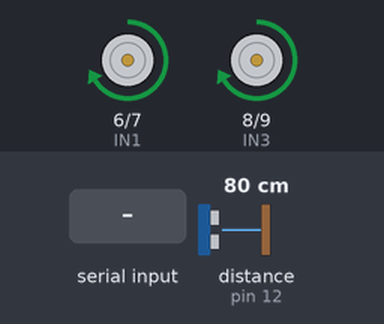
Simulated run of this sketch. Board: Arduino Uno, built with avr-gcc and run on an emulated ATmega328P. Shown: motor-driver pin pairs drawn as motors (green arrow = first pin HIGH = forward, orange = second pin HIGH = backward, longer = more drive, scaled by the enable pin). Wiring (inferred from the names in the program): ultrasonic range finder: trigger pin 11; echo pin 12. Inputs (shaded band) come from the test bench; at power-on: distance to the obstacle (sensor on pin 12) 80 cm. The echo pulse lasts 58.3 µs per cm.

Above: at 1.2 s.
1.3 s: distance to the obstacle (sensor on pin 12) set to 17 cm
2.8 s: distance to the obstacle (sensor on pin 12) set to 14 cm
At 3.4 s:
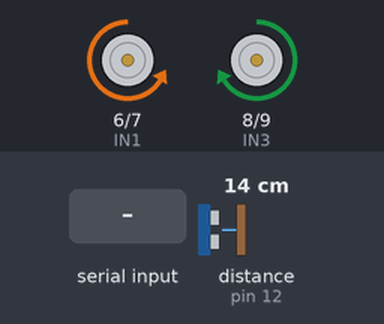
5.8 s: "B" received over the second serial link
7.6 s: "R" received over the second serial link
At 8.4 s:
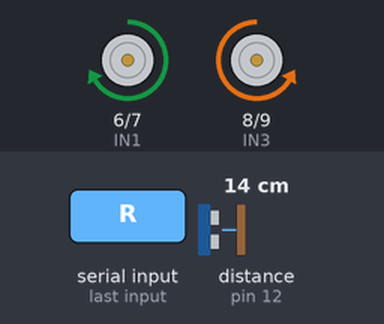
9.1 s: "F" received over the second serial link
At 9.98 s:
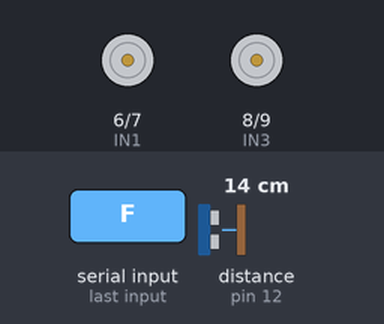
12.1 s: "L" received over the second serial link
At 13.1 s:
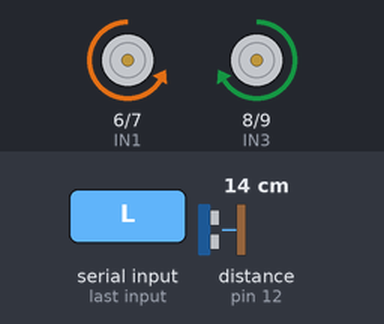
Timing chart, 0 to 14.8 s (numbered marks = the images above; inputs shaded):
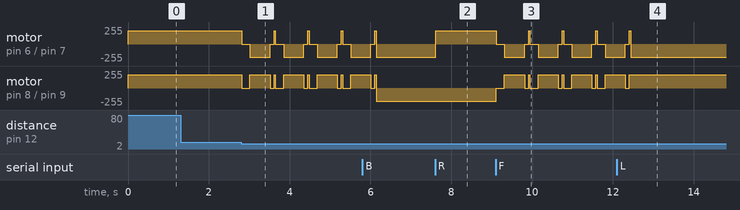

Measured:
- the behaviour switches between 16 and 15 cm on distance to the obstacle (sensor on pin 12) (found by bisection; images 0 and 1)
- after the input at 1.3 s, every drawn part: stays the same
- after the input at 7.6 s, motor on pin 6 (IN1) / pin 7 (IN2): backward 200/255 → forward 200/255 at once
- after the input at 12.1 s, motor on pin 8 (IN3) / pin 9 (IN4): goes on until 12.4 s, then stays forward 200/255

The sketch:

rover_logic.ino
```cpp
#include <SoftwareSerial.h>

const int ENA = 5;
const int IN1 = 6;
const int IN2 = 7;
const int IN3 = 8;
const int IN4 = 9;
const int ENB = 10;
const int TRIG = 11;
const int ECHO = 12;
const int BT_RX = 2;
const int BT_TX = 3;
const int MOTOR_SPEED = 200;
const int OBSTACLE_CM = 15;

SoftwareSerial bt(BT_RX, BT_TX);

char currentCmd = 'F';

void setMotors(int a1, int a2, int b1, int b2) {
  digitalWrite(IN1, a1);
  digitalWrite(IN2, a2);
  digitalWrite(IN3, b1);
  digitalWrite(IN4, b2);
}

void forward() {
  analogWrite(ENA, MOTOR_SPEED);
  analogWrite(ENB, MOTOR_SPEED);
  setMotors(HIGH, LOW, HIGH, LOW);
}

void backward() {
  analogWrite(ENA, MOTOR_SPEED);
  analogWrite(ENB, MOTOR_SPEED);
  setMotors(LOW, HIGH, LOW, HIGH);
}

void turnLeft() {
  analogWrite(ENA, MOTOR_SPEED);
  analogWrite(ENB, MOTOR_SPEED);
  setMotors(LOW, HIGH, HIGH, LOW);
}

void turnRight() {
  analogWrite(ENA, MOTOR_SPEED);
  analogWrite(ENB, MOTOR_SPEED);
  setMotors(HIGH, LOW, LOW, HIGH);
}

void stopMotors() {
  analogWrite(ENA, 0);
  analogWrite(ENB, 0);
  setMotors(LOW, LOW, LOW, LOW);
}

long readDistanceCm() {
  digitalWrite(TRIG, LOW);
  delayMicroseconds(2);
  digitalWrite(TRIG, HIGH);
  delayMicroseconds(10);
  digitalWrite(TRIG, LOW);
  long duration = pulseIn(ECHO, HIGH, 30000UL);
  if (duration == 0) {
    return 400;
  }
  return duration / 58;
}

void applyCommand(char c) {
  switch (c) {
    case 'F':
      forward();
      break;
    case 'B':
      backward();
      break;
    case 'L':
      turnLeft();
      break;
    case 'R':
      turnRight();
      break;
    case 'S':
      stopMotors();
      break;
  }
}

void setup() {
  pinMode(ENA, OUTPUT);
  pinMode(IN1, OUTPUT);
  pinMode(IN2, OUTPUT);
  pinMode(IN3, OUTPUT);
  pinMode(IN4, OUTPUT);
  pinMode(ENB, OUTPUT);
  pinMode(TRIG, OUTPUT);
  pinMode(ECHO, INPUT);
  bt.begin(9600);
  stopMotors();
  forward();
}

void loop() {
  while (bt.available() > 0) {
    char c = toupper(bt.read());
    if (c == 'F' || c == 'B' || c == 'L' || c == 'R' || c == 'S') {
      currentCmd = c;
      applyCommand(currentCmd);
    }
  }

  if (currentCmd == 'F') {
    long distance = readDistanceCm();
    if (distance > 0 && distance < OBSTACLE_CM) {
      stopMotors();
      delay(200);
      turnLeft();
      delay(500);
      stopMotors();
      delay(100);
      currentCmd = 'F';
      forward();
    }
  }

  delay(30);
}
```
